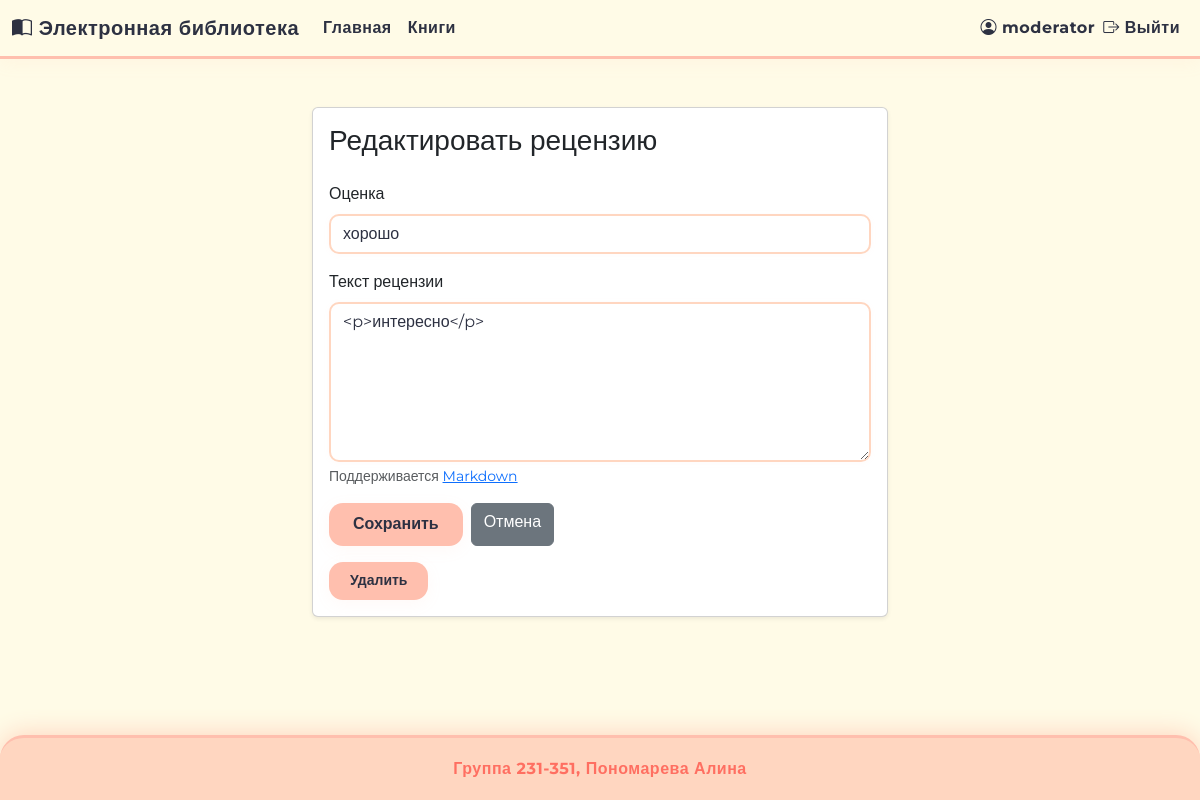
The page /review/2/edit (signed in) on the database as committed earlier.
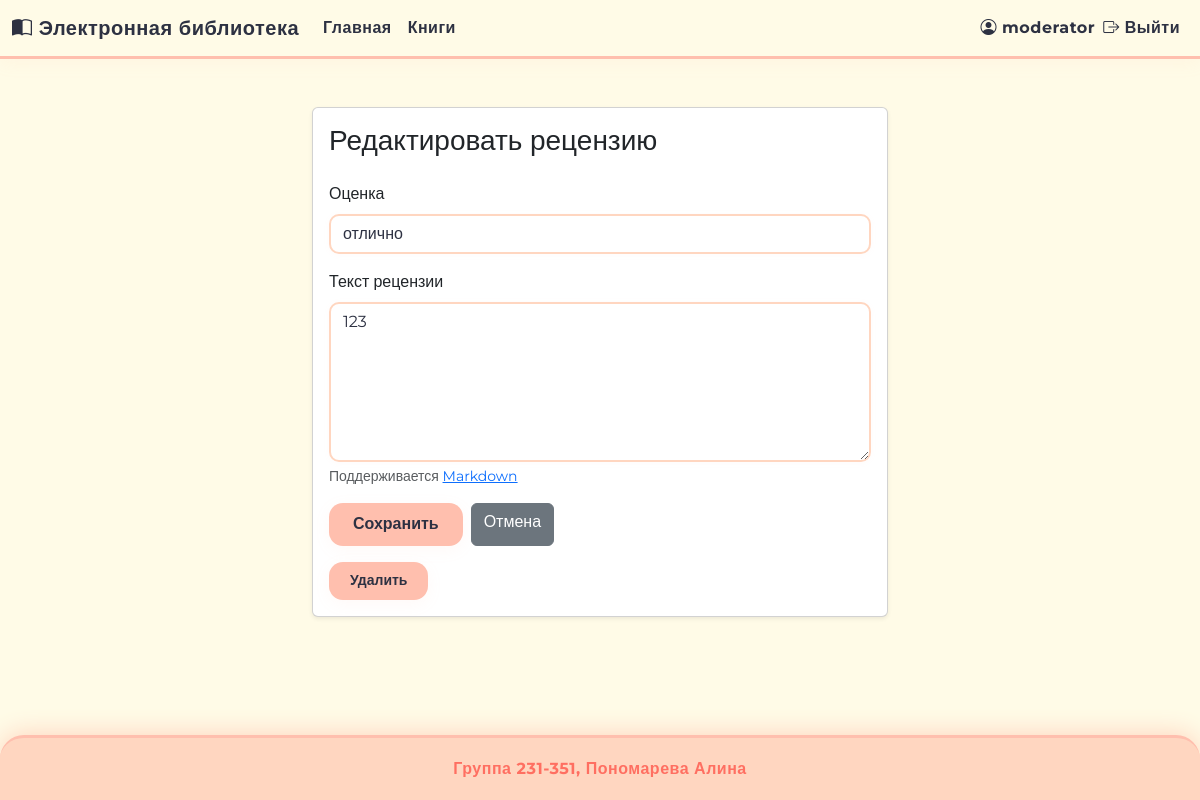
The same page on the database as committed later.
### app/models.py (models this page shows, shortened)
class Review(db.Model):
    __tablename__ = 'review'
    id = db.Column(db.Integer, primary_key=True)
    book_id = db.Column(db.Integer, db.ForeignKey('book.id', ondelete='CASCADE'), nullable=False)
    user_id = db.Column(db.Integer, db.ForeignKey('user.id', ondelete='CASCADE'), nullable=False)
    rating = db.Column(db.Integer, nullable=False)
    text = db.Column(db.Text, nullable=False)
    created_at = db.Column(db.DateTime, default=datetime.utcnow, nullable=False)

### app/routes/reviews.py (the view)
@reviews.route('/review/<int:review_id>/edit', methods=['GET', 'POST'])
@login_required
def edit_review(review_id):
    review = Review.query.get_or_404(review_id)
    if not (
        current_user.is_authenticated and (
            current_user.id == review.user_id
            or current_user.is_admin()
            or current_user.is_moderator()
        )
    ):
        abort(403)
    form = ReviewForm(obj=review)
    if form.validate_on_submit():
        review.rating = form.rating.data
        review.text = form.text.data
        db.session.commit()
        flash('Рецензия обновлена', 'success')
        return redirect(url_for('books.view_book', book_id=review.book_id))
    return render_template('edit_review.html', form=form, review=review)

### app/routes/forms.py
class ReviewForm(FlaskForm):
    rating = SelectField(
        'Оценка',
        choices=[
            (5, 'отлично'),
            (4, 'хорошо'),
            (3, 'удовлетворительно'),
            (2, 'неудовлетворительно'),
            (1, 'плохо'),
            (0, 'ужасно')
        ],
        coerce=int,
        default=5,
        validators=[DataRequired()]
    )
    text = TextAreaField('Текст рецензии', validators=[DataRequired()])
    submit = SubmitField('Сохранить')

### app/models.py (called while the page is built)
    def is_admin(self):
        return self.role and self.role.name == 'Администратор'

    def is_moderator(self):
        return self.role and self.role.name == 'Модератор'

### app/templates/edit_review.html (shortened to what this page needs)
{% extends "base.html" %}
{% block content %}
<div class="container my-4" style="max-width: 600px;">
    <div class="card shadow-sm">
        <div class="card-body">
            <h3 class="card-title mb-4">Редактировать рецензию</h3>
            <form method="post">
                <div class="mb-3">
                    {{ form.rating.label(class="form-label") }}
                    {{ form.rating(class="form-select") }}
                </div>
                <div class="mb-3">
                    {{ form.text.label(class="form-label") }}
                    {{ form.text(class="form-control", rows=6) }}
                    <div class="form-text">
                        Поддерживается <a href="https://ru.wikipedia.org/wiki/Markdown" target="_blank">Markdown</a>
                    </div>
                </div>
                <div class="d-flex gap-2">
                    <button type="submit" class="btn btn-success">{{ form.submit.label.text }}</button>
                    <a href="{{ url_for('books.view_book', book_id=review.book_id) }}" class="btn btn-secondary">Отмена</a>
                </div>
            </form>
            {% if current_user.is_authenticated and (
                current_user.is_admin() or
                current_user.is_moderator() or
                review.user_id == current_user.id
            ) %}
                <form action="{{ url_for('reviews.delete_review', review_id=review.id) }}" method="post" class="mt-3">
                    <button type="submit" class="btn btn-danger btn-sm" onclick="return confirm('Удалить рецензию?');">Удалить</button>
                </form>
            {% endif %}
        </div>
    </div>
</div>
{% endblock %}

Rows that differ between the two databases and show on the page:
changed Review: rating "хорошо" → "отлично"; text "<p>интересно</p>" → "123"
